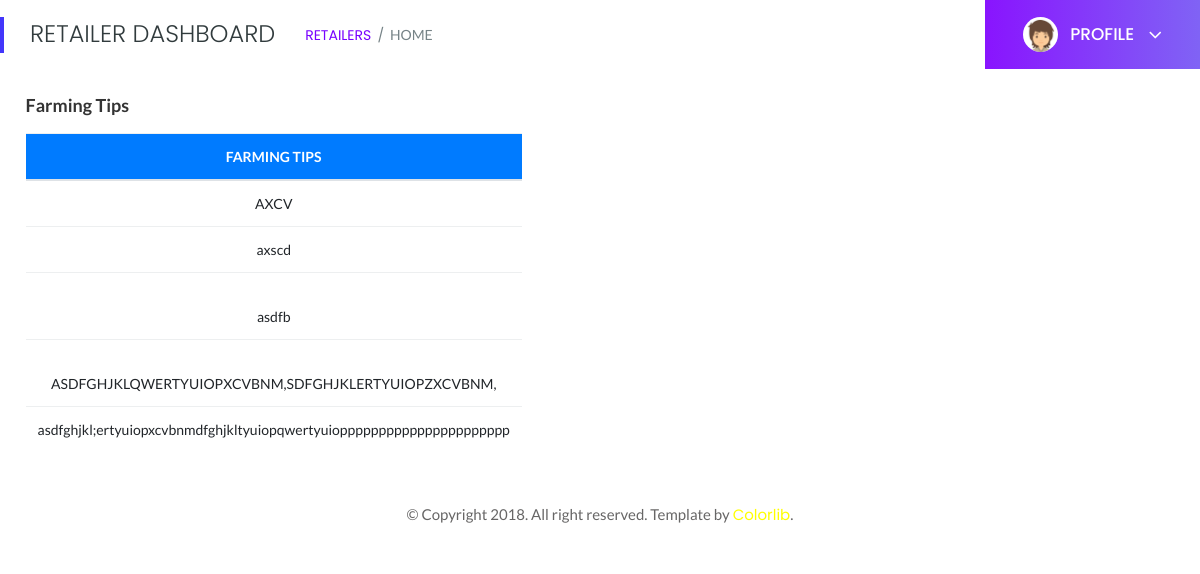
Screenshot of /retailer/view_farming_tips.php with the database file from the repository.
### tables this page shows
CREATE TABLE `tip_tb` (
  `tip_id` int(50) NOT NULL,
  `logid` int(100) NOT NULL,
  `message` varchar(500) NOT NULL,
  `fmessage` varchar(500) NOT NULL
);

### retailer/view_farming_tips.php (the view, shortened to what this page needs)
<!doctype html>
<html class="no-js" lang="en">
<head>
    <link rel="stylesheet" href="assets/css/bootstrap.min.css">
    <link rel="stylesheet" href="assets/css/font-awesome.min.css">
    <link rel="stylesheet" href="assets/css/themify-icons.css">
    <link rel="stylesheet" href="assets/css/metisMenu.css">
    <link rel="stylesheet" href="assets/css/owl.carousel.min.css">
    <link rel="stylesheet" href="assets/css/slicknav.min.css">
    <link rel="stylesheet" href="https://www.amcharts.com/lib/3/plugins/export/export.css" type="text/css" media="all" />
    <link rel="stylesheet" href="assets/css/typography.css">
    <link rel="stylesheet" href="assets/css/default-css.css">
    <link rel="stylesheet" href="assets/css/styles.css">
    <link rel="stylesheet" href="assets/css/responsive.css">
</head>
<body>
    <div class="page-container" >
            <div class="page-title-area">
                <div class="row align-items-center">
                    <div class="col-sm-6">
                        <div class="breadcrumbs-area clearfix">
                            <h4 class="page-title pull-left">RETAILER DASHBOARD </h4>
                            <ul class="breadcrumbs pull-left">
                                <li><a href="index.php">RETAILERS</a></li>
                                <li><span>HOME</span></li>
                            </ul>
                        </div>
                    </div>
                    <div class="col-sm-6 clearfix">
                        <div class="user-profile pull-right">
                            <img class="avatar user-thumb" src="assets/images/author/avatar.png" alt="avatar">
                            <h4 class="user-name dropdown-toggle" data-toggle="dropdown">PROFILE <i class="fa fa-angle-down"></i></h4>
                        </div>
                    </div>
                </div>
            </div>
            <div class="main-content-inner">
                <div class="row">
                    <div>
                        <div class="card">
                            <div class="card-body">
                                <h4 class="header-title">Farming Tips</h4>
                                <div class="single-table">
                                    <div class="table-responsive">
                                        <table class="table text-center">
                                            <thead class="text-uppercase bg-primary">
                                                <tr class="text-white">
                                                <th scope="col">FARMING TIPS</th>
                                                </tr>
                                            </thead>
                                            <tbody>
                                                <tr>
                                                    <?php
                                                    include '../condb.php';
                                                    $query = "select * from tip_tb";
                                                    $result = mysqli_query($con,$query) or die(mysqli_error($con));
                                                    while ($row=mysqli_fetch_assoc($result)) {
                                                       ?>
                                                    <td><?php echo $row['message'];?><br><?php echo $row['fmessage'];?></td>
                                                                                               </tr>
                                                                                               <?php
                                                    }
                                                    ?>
                                            </tbody>
                                        </table>
                                    </div>
                                </div>
                            </div>
                        </div>
        </div>
    </div>
        <footer>
            <div class="footer-area">
                <p>© Copyright 2018. All right reserved. Template by <a href="https://colorlib.com/wp/">Colorlib</a>.</p>
            </div>
        </footer>
</body>
</html>

### retailer/assets/css/default-css.css (style rules this page uses)
* { margin: 0; padding: 0; box-sizing: border-box; }
*, *:before, *:after { -moz-box-sizing: border-box; -webkit-box-sizing: border-box; box-sizing: border-box; }
html { -webkit-font-smoothing: antialiased; }
body { background: #fff; font-weight: normal; -webkit-font-smoothing: antialiased; -webkit-text-size-adjust: 100%; }
:root { --primary-color: #4336FB; }

### retailer/assets/css/styles.css (style rules this page uses)
.page-container { width: 100%; height: 100%; min-height: 100vh; padding-left: 280px; -webkit-transition: padding-left 0.3s ease 0s; transition: padding-left 0.3s ease 0s; }
.sbar_collapsed.page-container { padding-left: 0; }
.card { border: none; border-radius: 4px; background-color: #fff; -webkit-transition: all 0.3s ease 0s; transition: all 0.3s ease 0s; }
.card-body { padding: 25.6px; padding: 1.6rem; }
.main-content-inner { padding: 0 30px 50px; }
.page-title-area { padding: 0 30px; background: #fff; position: relative; }
.page-title-area:before { content: ''; position: absolute; left: 0; top: 50%; width: 4px; height: 36px; background: var(--primary-color); -webkit-transform: translateY(-50%); transform: translateY(-50%); }
.page-title { font-size: 24px; font-weight: 300; color: #313b3d; letter-spacing: 0; margin-right: 30px; }
ul.breadcrumbs { margin-top: 4px; }
.breadcrumbs li { display: inline-block; }
.breadcrumbs li a, .breadcrumbs li span { display: block; font-size: 14px; font-weight: 400; color: #7801ff; letter-spacing: 0; margin-right: 16px; position: relative; }
.breadcrumbs li a:before { content: '/'; color: #768387; position: absolute; right: -13px; top: 0; }
.breadcrumbs li span { margin-right: 0; color: #768387; text-transform: capitalize; }
.user-profile { margin-right: -30px; display: -webkit-box; display: -ms-flexbox; display: flex; -webkit-box-align: center; -ms-flex-align: center; align-items: center; -ms-flex-wrap: wrap; flex-wrap: wrap; background: -webkit-linear-gradient(left, #8914fe 0%, #8063f5 100%); background: linear-gradient(to right, #8914fe 0%, #8063f5 100%); padding: 17px 38px; position: relative; }
.user-profile img.avatar { height: 35px; width: 35px; border-radius: 50%; margin-right: 12px; }
.user-name { font-size: 17px; font-weight: 500; color: #fff; letter-spacing: 0; cursor: pointer; -webkit-user-select: none; -moz-user-select: none; -ms-user-select: none; user-select: none; }
.user-name i { margin-left: 10px; font-size: 21px; vertical-align: middle; position: relative; }
.notification-area .dropdown-toggle, .user-name.dropdown-toggle { position: relative; }
.notification-area .dropdown-toggle:after, .user-name.dropdown-toggle:after { display: none; }
.header-title { font-family: 'Lato', sans-serif; font-size: 18px; font-weight: 600; letter-spacing: 0; color: #333; text-transform: capitalize; margin-bottom: 17px; }
.footer-area { text-align: center; padding: 23px 0 19px; background: #fff; }
.footer-area p { color: #676666; margin-bottom: 0; }
.single-table .table { margin-bottom: 0; }
table tr th { border-bottom: none; }
table tr th, table tr td { border-top: 1px solid rgba(120, 130, 140, 0.13) !important; }

### rows the page displays
tip_tb: message "AXCV"
tip_tb: message "axscd"
tip_tb: fmessage "asdfb"
tip_tb: fmessage "ASDFGHJKLQWERTYUIOPXCVBNM,SDFGHJKLERTYUIOPZXCVBNM,"
tip_tb: message "asdfghjkl;ertyuiopxcvbnmdfghjkltyuiopqwertyuiopppppppppppppppppppppp"
